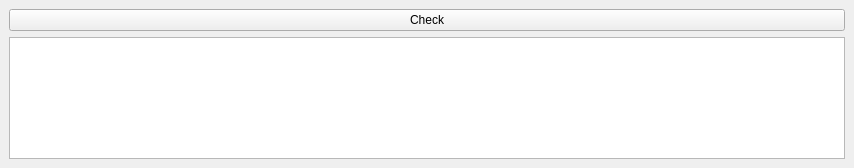
<?xml version="1.0" encoding="UTF-8"?>
<ui version="4.0">
 <class>MainWindow</class>
 <widget class="QMainWindow" name="MainWindow">
  <property name="geometry">
   <rect>
    <x>0</x>
    <y>0</y>
    <width>854</width>
    <height>168</height>
   </rect>
  </property>
  <property name="windowTitle">
   <string>MainWindow</string>
  </property>
  <widget class="QWidget" name="centralwidget">
   <layout class="QGridLayout" name="gridLayout">
    <item row="2" column="0">
     <widget class="HpListWidget" name="lwgt"/>
    </item>
    <item row="1" column="0">
     <widget class="QPushButton" name="btn_check">
      <property name="text">
       <string>Check</string>
      </property>
     </widget>
    </item>
   </layout>
  </widget>
 </widget>
 <customwidgets>
  <customwidget>
   <class>HpListWidget</class>
   <extends>QListWidget</extends>
   <header>hplistwidget.h</header>
  </customwidget>
 </customwidgets>
 <resources/>
 <connections/>
</ui>
